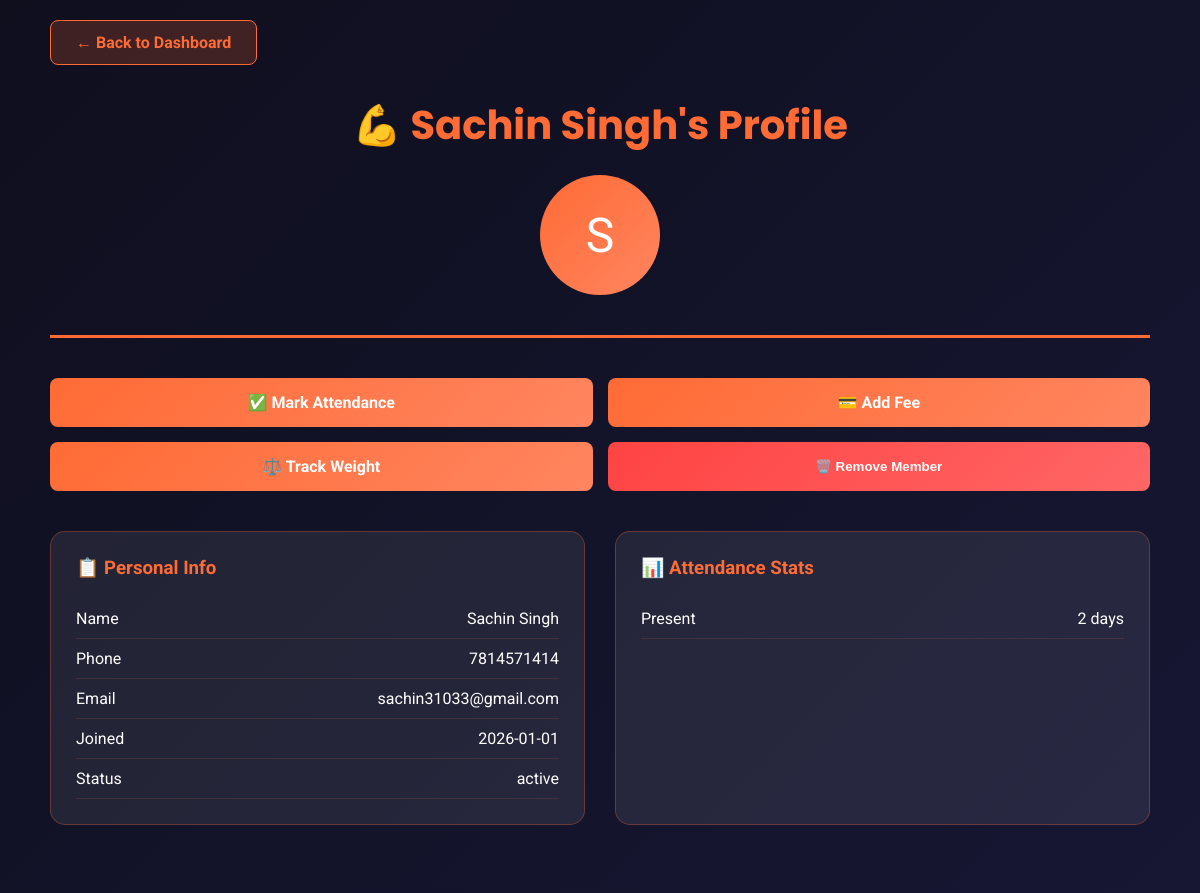
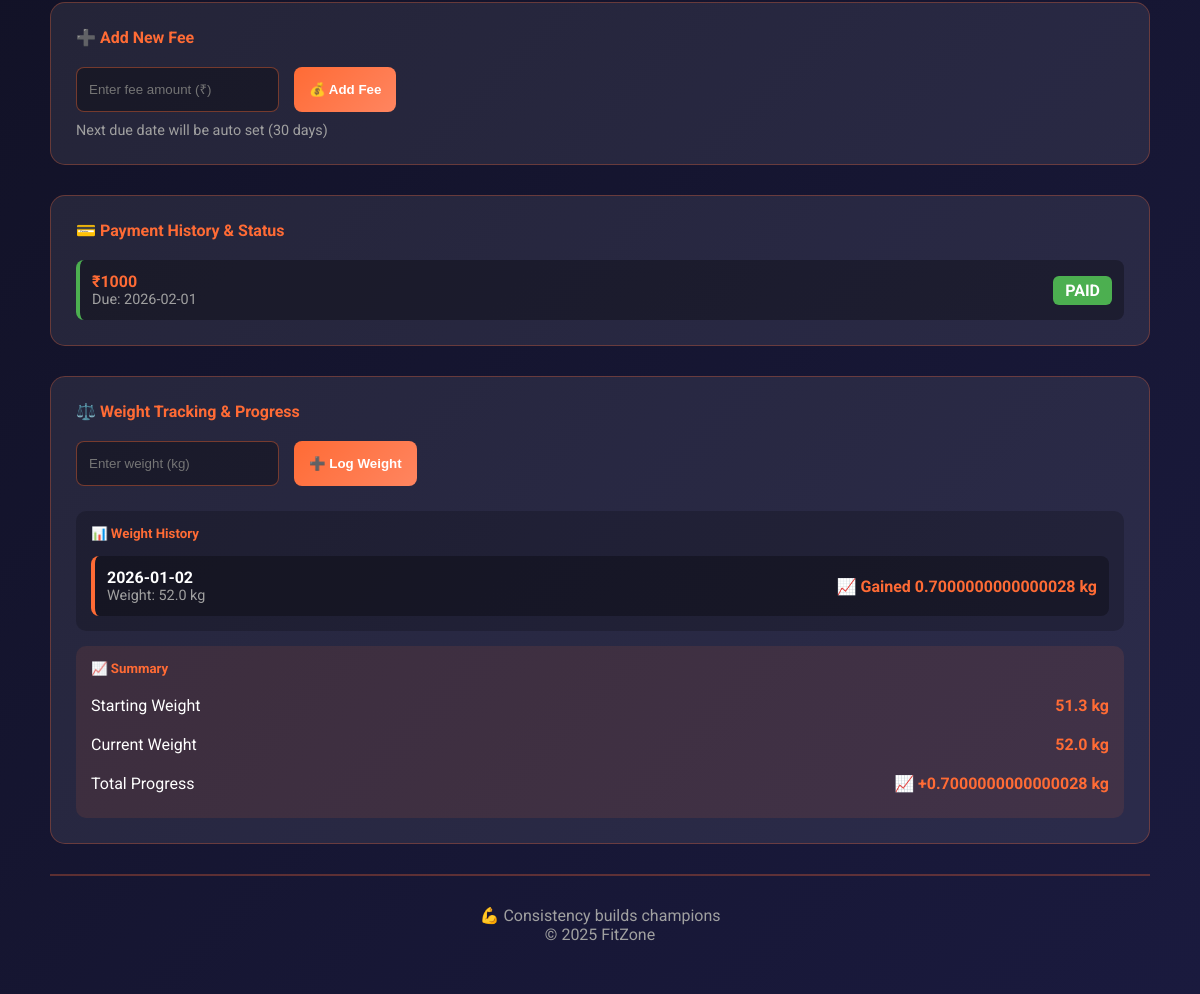
The page /member/1 on the database its author committed (2 pictures, top to bottom).
### tables this page shows
CREATE TABLE members (
            id INTEGER PRIMARY KEY AUTOINCREMENT,
            name TEXT UNIQUE,
            phone TEXT,
            email TEXT,
            join_date TEXT,
            start_weight REAL,
            status TEXT DEFAULT 'active'
        );

CREATE TABLE attendance (
            id INTEGER PRIMARY KEY AUTOINCREMENT,
            member_id INTEGER,
            date TEXT,
            status TEXT,
            UNIQUE(member_id, date)
        );

CREATE TABLE fees (
            id INTEGER PRIMARY KEY AUTOINCREMENT,
            member_id INTEGER,
            amount REAL,
            last_paid TEXT,
            next_due TEXT,
            paid_status TEXT DEFAULT 'pending'
        );

CREATE TABLE weight_logs (
            id INTEGER PRIMARY KEY AUTOINCREMENT,
            member_id INTEGER,
            month TEXT,
            weight REAL
        );

### app.py (the view)
@app.route("/member/<int:member_id>")
def member_details(member_id):
    month_start = datetime.now().replace(day=1).strftime("%Y-%m-%d")
    with get_db() as db:
        member = db.execute(
            "SELECT * FROM members WHERE id=?", (member_id,)
        ).fetchone()
        attendance_data = db.execute("""
            SELECT status, COUNT(*) FROM attendance
            WHERE member_id=? AND date>=?
            GROUP BY status
        """, (member_id, month_start)).fetchall()
        weight_logs = db.execute("""
            SELECT month, weight FROM weight_logs
            WHERE member_id=? ORDER BY month DESC
        """, (member_id,)).fetchall()
        fees = db.execute("""
            SELECT * FROM fees WHERE member_id=?
            ORDER BY next_due DESC
        """, (member_id,)).fetchall()
        recent_attendance = db.execute("""
            SELECT date, status FROM attendance
            WHERE member_id=? ORDER BY date DESC LIMIT 10
        """, (member_id,)).fetchall()
    return render_template(
        "member_details.html",
        member=member,
        attendance_data=attendance_data,
        weight_logs=weight_logs,
        fees=fees,
        recent_attendance=recent_attendance
    )

### app.py (called while the page is built)
def get_db():
    conn = sqlite3.connect(DB_NAME)
    conn.row_factory = sqlite3.Row
    return conn

### templates/member_details.html (shortened to what this page needs)
<!DOCTYPE html>
<html lang="en">
<head>
</head>
<body>
<div class="container">
    <a href="/" class="back-link">← Back to Dashboard</a>
    {% if member %}
    <header>
        <h1>💪 {{ member[1] }}'s Profile</h1>
        <div class="member-avatar">{{ member[1][0].upper() }}</div>
    </header>
    <div class="action-btns">
        <a href="/attendance/{{ member[0] }}" class="btn-primary">✅ Mark Attendance</a>
        <a href="#add-fee" class="btn-primary">💳 Add Fee</a>
        <a href="#weight-section" class="btn-primary" style="grid-column:span 1;">⚖️ Track Weight</a>
        <button class="btn-primary remove-btn" onclick="if(confirm('Are you sure you want to remove this member from the gym?')) { document.getElementById('removeMemberForm').submit(); }">🗑️ Remove Member</button>
    </div>
    <div class="profile-grid">
        <div class="card">
            <h3>📋 Personal Info</h3>
            <div class="info-row"><span>Name</span><span>{{ member[1] }}</span></div>
            <div class="info-row"><span>Phone</span><span>{{ member[2] or '—' }}</span></div>
            <div class="info-row"><span>Email</span><span>{{ member[3] or '—' }}</span></div>
            <div class="info-row"><span>Joined</span><span>{{ member[4] }}</span></div>
            <div class="info-row"><span>Status</span><span>{{ member[6] }}</span></div>
        </div>
        <div class="card">
            <h3>📊 Attendance Stats</h3>
            {% for s,c in attendance_data %}
            <div class="info-row"><span>{{ s }}</span><span>{{ c }} days</span></div>
            {% else %}
            <p style="color:#a0a0a0;">No attendance data</p>
            {% endfor %}
        </div>
    </div>
    <div class="section" id="add-fee">
        <h4>➕ Add New Fee</h4>
        <form method="POST" action="/add-fees" style="display:flex;gap:15px;flex-wrap:wrap;">
            <input
                type="number"
                name="amount"
                placeholder="Enter fee amount (₹)"
                required
                style="padding:12px;border-radius:8px;border:1px solid rgba(255,107,53,.4);
                       background:rgba(0,0,0,.3);color:#fff;min-width:200px;"
            >
            <button type="submit" class="btn-primary">💰 Add Fee</button>
        </form>
        <p style="color:#a0a0a0;margin-top:10px;font-size:.9em;">
            Next due date will be auto set (30 days)
        </p>
    </div>
    {% if fees %}
    <div class="section">
        <h4>💳 Payment History & Status</h4>
        <div class="recent-list">
            {% for fee in fees %}
            <div class="list-item" style="justify-content:space-between;align-items:center;
                {% if fee[5] == 'pending' %}
                    border-left:4px solid #ffc107;background:rgba(255,193,7,.15);
                {% elif fee[5] == 'paid' %}
                    border-left:4px solid #4caf50;
                {% endif %}
            ">
                <div>
                    <span style="display:block;color:#ff6b35;font-weight:bold;">₹{{ fee[2]|int }}</span>
                    <span style="display:block;color:#a0a0a0;font-size:0.9em;">Due: {{ fee[4] }}</span>
                </div>
                <div style="text-align:right;">
                    <span style="display:block;padding:5px 12px;border-radius:6px;
                        {% if fee[5] == 'pending' %}
                            background:#ffc107;color:#000;font-weight:bold;
                        {% else %}
                            background:#4caf50;color:#fff;font-weight:bold;
                        {% endif %}
                    ">{{ fee[5]|upper }}</span>
                </div>
            </div>
            {% endfor %}
        </div>
    </div>
    {% else %}
    <div class="section">
        <h4>💳 Payment History</h4>
        <p style="color:#a0a0a0;text-align:center;">No fees added yet</p>
    </div>
    {% endif %}
    <div class="section" id="weight-section">
        <h4>⚖️ Weight Tracking & Progress</h4>
        <form method="POST" action="/add-weight" style="display:flex;gap:15px;flex-wrap:wrap;margin-bottom:25px;">
            <input
                type="number"
                name="weight"
                placeholder="Enter weight (kg)"
                step="0.5"
                required
                style="padding:12px;border-radius:8px;border:1px solid rgba(255,107,53,.4);
                       background:rgba(0,0,0,.3);color:#fff;min-width:150px;"
            >
            <button type="submit" class="btn-primary">➕ Log Weight</button>
        </form>
        {% if weight_logs %}
        <div style="background:rgba(0,0,0,.2);border-radius:10px;padding:15px;">
            <h5 style="color:#ff6b35;margin-bottom:15px;">📊 Weight History</h5>
            <div class="recent-list">
                {% set start_weight = member[5] %}
                {% for log in weight_logs %}
                    {% set difference = log[1] - start_weight %}
                    {% set status = '📉 Lost' if difference < 0 else '📈 Gained' if difference > 0 else '✅ Same' %}
                    <div class="list-item" style="justify-content:space-between;align-items:center;border-left:4px solid {% if difference < 0 %}#4caf50{% elif difference > 0 %}#ff6b35{% else %}#ffc107{% endif %};">
                        <div>
                            <span style="display:block;color:#fff;font-weight:bold;">{{ log[0] }}</span>
                            <span style="display:block;color:#a0a0a0;font-size:0.9em;">Weight: {{ log[1] }} kg</span>
                        </div>
                        <div style="text-align:right;">
                            <span style="display:block;font-weight:bold;color:{% if difference < 0 %}#4caf50{% elif difference > 0 %}#ff6b35{% else %}#ffc107{% endif %};">{{ status }} {{ difference|abs }} kg</span>
                        </div>
                    </div>
                {% endfor %}
            </div>
        </div>
        {% else %}
        <p style="color:#a0a0a0;text-align:center;">No weight logs yet. Start tracking now!</p>
        {% endif %}
        {% if weight_logs %}
        <div style="background:rgba(255,107,53,.1);border-radius:10px;padding:15px;margin-top:15px;">
            <h5 style="color:#ff6b35;margin-bottom:10px;">📈 Summary</h5>
            <div class="info-row" style="border:none;">
                <span>Starting Weight</span>
                <span style="color:#ff6b35;font-weight:bold;">{{ member[5] }} kg</span>
            </div>
            <div class="info-row" style="border:none;">
                <span>Current Weight</span>
                <span style="color:#ff6b35;font-weight:bold;">{{ weight_logs[0][1] }} kg</span>
            </div>
            <div class="info-row" style="border:none;">
                <span>Total Progress</span>
                {% set total_change = weight_logs[0][1] - member[5] %}
                <span style="color:{% if total_change < 0 %}#4caf50{% elif total_change > 0 %}#ff6b35{% else %}#ffc107{% endif %};font-weight:bold;">
                    {% if total_change < 0 %}📉 -{{ total_change|abs }} kg{% elif total_change > 0 %}📈 +{{ total_change }} kg{% else %}✅ No change{% endif %}
                </span>
            </div>
        </div>
        {% endif %}
    </div>
    <footer>
        <p>💪 Consistency builds champions</p>
        <p>&copy; 2025 FitZone</p>
    </footer>
    {% else %}
    <p style="text-align:center;color:#a0a0a0;">Member not found</p>
    {% endif %}
</div>
</body>
</html>

### templates/member_details.html (style rules this page uses)
* { margin:0; padding:0; box-sizing:border-box; }
body { font-family:'Roboto',sans-serif; background:linear-gradient(135deg,#0f0f1e,#1a1a3e); color:#fff; min-height:100vh; padding:20px; }
.container { max-width:1100px; margin:auto; }
.back-link { display:inline-block; margin-bottom:30px; padding:12px 25px; background:rgba(255,107,53,.2); border:1px solid #ff6b35; color:#ff6b35; border-radius:8px; text-decoration:none; font-weight:bold; }
header { text-align:center; margin-bottom:40px; border-bottom:3px solid #ff6b35; padding-bottom:20px; }
h1 { font-size:2.5em; color:#ff6b35; font-family:'Poppins',sans-serif; }
.member-avatar { width:120px;height:120px;border-radius:50%; background:linear-gradient(135deg,#ff6b35,#ff8560); display:flex;align-items:center;justify-content:center; font-size:3em;margin:20px auto; }
.action-btns { display:grid; grid-template-columns:1fr 1fr; gap:15px; margin-bottom:40px; }
.btn-primary { padding:15px; background:linear-gradient(135deg,#ff6b35,#ff8560); border:none;border-radius:8px; color:#fff;font-weight:bold; cursor:pointer;text-align:center; text-decoration:none; transition:all 0.3s ease; }
.btn-primary.remove-btn { background:linear-gradient(135deg,#ff4343,#ff6666); }
.profile-grid { display:grid; grid-template-columns:1fr 1fr; gap:30px; margin-bottom:40px; }
.card, .section { background:rgba(255,255,255,.08); border:1px solid rgba(255,107,53,.3); border-radius:15px; padding:25px; margin-bottom:30px; }
.card h3, .section h4 { color:#ff6b35; margin-bottom:20px; }
.info-row { display:flex; justify-content:space-between; padding:10px 0; border-bottom:1px solid rgba(255,107,53,.15); }
.recent-list { display:flex;flex-direction:column;gap:10px }
.list-item { display:flex;justify-content:space-between; padding:12px;background:rgba(0,0,0,.3); border-radius:8px; }
footer { text-align:center; padding:30px 0; color:#a0a0a0; border-top:2px solid rgba(255,107,53,.3); }

### rows shown on the page
members: name "Sachin Singh", name "S", phone "7814571414", email "sachin31033@gmail.com", join_date "2026-01-01", status "active", start_weight "51.3"
attendance: status "Present", id "2"
fees: amount "1000", next_due "2026-02-01", paid_status "PAID"
weight_logs: month "2026-01-02", weight "52.0", status "📈 Gained", difference "0.7000000000000028"

### other values the page prints
{{ total_change }} "0.7000000000000028"
